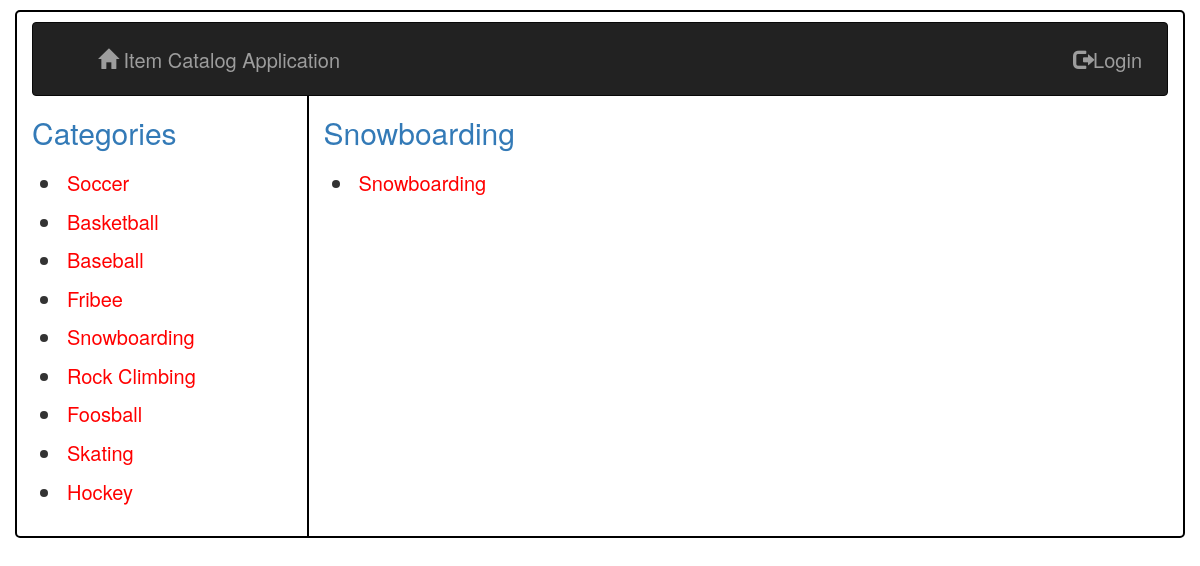
Screenshot of /catalog/5 with the database file from the repository.
### database_setup.py (models this page shows, shortened)
class Categories(Base):
    __tablename__ = 'categories'
    id = Column(Integer, primary_key=True)
    name = Column(String(250), nullable=False)
    user_id = Column(Integer, ForeignKey('user.id'))
    user = relationship(User)

class CategoryItem(Base):
    __tablename__ = 'category_item'
    name = Column(String(80), nullable=False)
    id = Column(Integer, primary_key=True)
    description = Column(String(250))
    categories_id = Column(Integer, ForeignKey('categories.id'))
    categories = relationship(Categories, single_parent=True)
    user_id = Column(Integer, ForeignKey('user.id'))
    user = relationship(User)

### application.py (the view)
@app.route('/catalog/<int:categories_id>')
def showCategories(categories_id):
    allcategories = session.query(Categories).all()
    categories = session.query(Categories).filter_by(id=categories_id).one()
    items = session.query(CategoryItem).filter_by(categories_id=categories.id)
    return render_template('categories.html',
                           categories=categories, items=items,
                           allcategories=allcategories)

### templates/categories.html
{% extends "main.html" %}
{% block content %}
{% include "header.html" %}
<div class="row content">
    <div class="col-sm-3 sidenav mynav1">
        <h2 class="text-primary"> Categories</h2>
        <ul class="list-group">
          {% for i in allcategories %}
          <li class="list-item">
              <a class="nounderline" href = "{{url_for('showCategories', categories_id = i.id)}}" style="color:red">{{i.name}}</a>
          </li>
          {% endfor %}
        </ul>
	   </div>
    <div class="col-sm-9">
      <h2 class="text-primary">{{categories.name}}</h2>
      <ul class="list-group">
        {% for i in items %}
        <li class="list-item">
          <a class="nounderline" href = "{{url_for('showItem', categories_id=categories.id ,items_id=i.id)}}" style="color:red">{{i.name}}</a>
        </li>
        {% endfor %}
      </ul>
    </div>
</div>
{% endblock %}

### templates/main.html (style rules this page uses)
ul, li { padding: 5px; }
li { margin-left: 30px; font-size: 20px; }
.mynav1 { border-right: 2px solid black; }
.nounderline:link, .nounderline:visited, .nounderline:hover, .nounderline:active { text-decoration: none; }

### rows the page displays
Categories: name "Soccer"
Categories: name "Basketball"
Categories: name "Baseball"
Categories: name "Fribee"
Categories: name "Snowboarding"
Categories: name "Rock Climbing"
Categories: name "Foosball"
Categories: name "Skating"
Categories: name "Hockey"
CategoryItem: name "Snowboarding"
